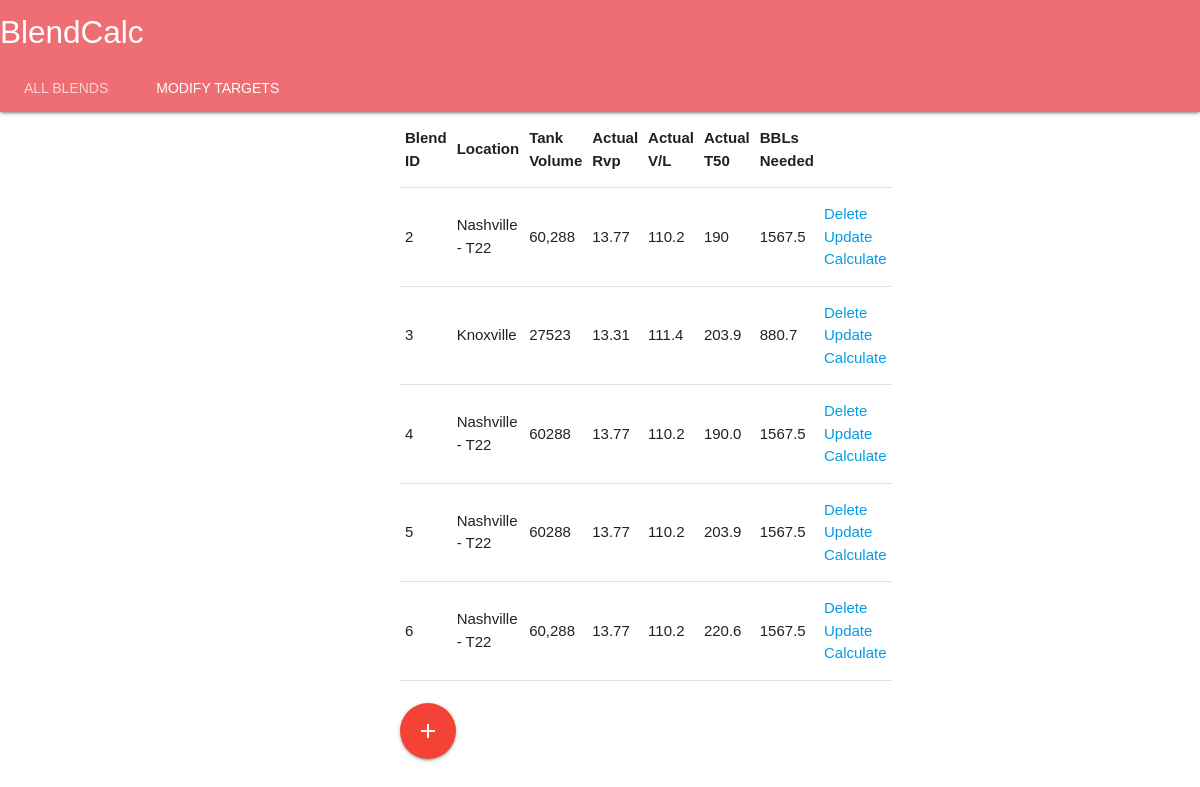
Before: / with the older database file.
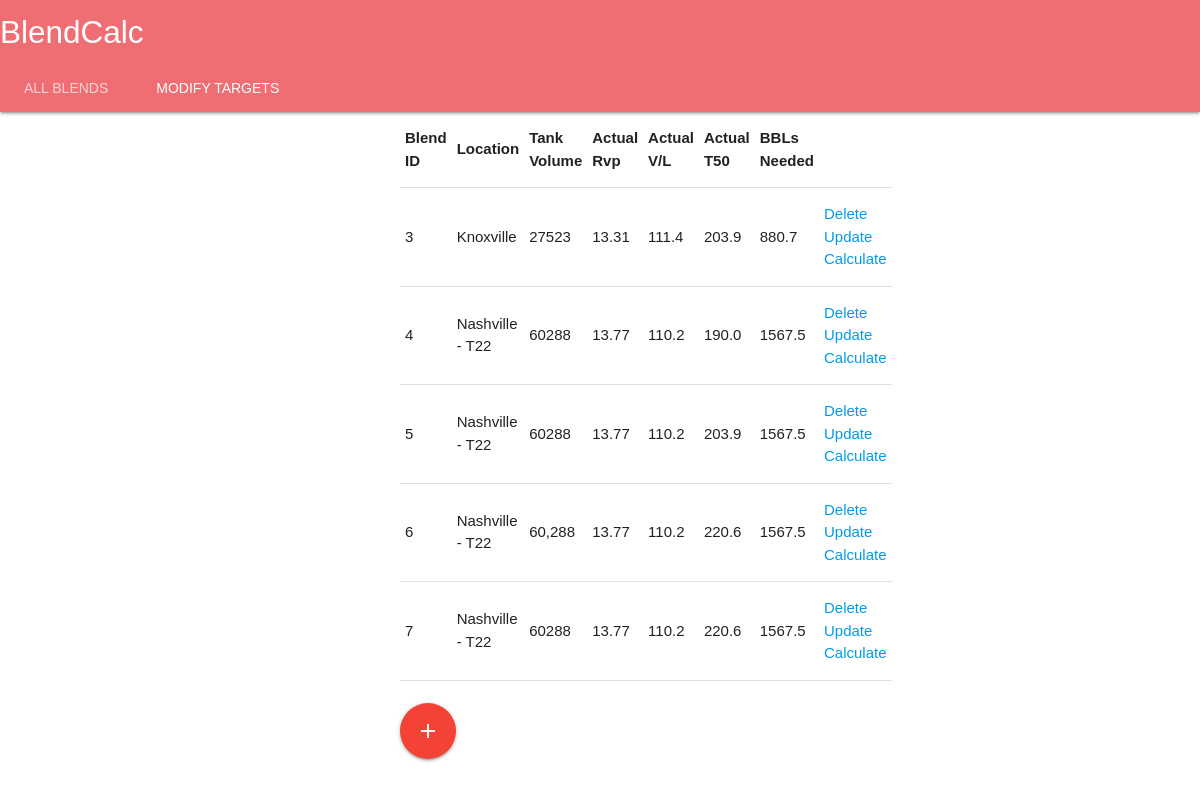
After: the same page with the newer database file.
### app.py (models this page shows, shortened)
class Blend(db.Model):
    id = db.Column(db.Integer, primary_key=True)
    location = db.Column(db.String(200), nullable=False)
    tankvolume = db.Column(db.String(200), default=0)
    actualrvp = db.Column(db.String(200), nullable=False)
    actualvl = db.Column(db.String(200), nullable=False)
    actualt50 = db.Column(db.String(200))
    finalcalc = db.Column(db.String(200))
    blenddate = db.Column(db.DateTime)
    targetrvp = db.Column(db.String(200))

### app.py (the view)
@app.route('/')
def index():
    blends = Blend.query.order_by(Blend.id).all()
    return render_template("index.html", blends=blends)

### templates/index.html (shortened to what this page needs)
{% extends "base.html" %}
{% block body %}
    <div class="content">
        {% if blends|length < 1 %}
        {% else %}
            <table class="highlight">
                <thead>
                <tr>
                    <th>Blend ID</th>
                    <th>Location</th>
                    <th>Tank Volume</th>
                    <th>Actual Rvp</th>
                    <th>Actual V/L</th>
                    <th>Actual T50</th>
                    <th>BBLs Needed</th>
                </tr>
                </thead>
                {% for bl in blends %}
                    <tbody>
                    <tr>
                        <td>{{ bl.id }}</td>
                        <td> {{ bl.location }} </td>
                        <td> {{ bl.tankvolume }} </td>
                        <td> {{ bl.actualrvp }} </td>
                        <td> {{ bl.actualvl }} </td>
                        <td> {{ bl.actualt50 }} </td>
                        <td> {{ bl.finalcalc }} </td>
                        <td>
                            <a href="/delete/{{ bl.id }}">Delete</a>
                            <br>
                            <a href="/update/{{ bl.id }}">Update</a>
                            <br>
                            <a href="/autocalc/{{ bl.id }}">Calculate</a>
                        </td>
                    </tr>
                    </tbody>
                {% endfor %}
            </table>
        {% endif %}
        <br>
        <a href="/newblend/" class="btn-floating btn-large waves-effect waves-light red"><i
                class="material-icons">add</i></a>
    </div>
{% endblock %}

### templates/base.html (shortened to what this page needs)
<!DOCTYPE html>
<html lang="en">
<head>
    <link rel="stylesheet" href="{{ url_for('static', filename='css/main.css') }}">
    <link rel="stylesheet" href="https://cdnjs.cloudflare.com/ajax/libs/materialize/1.0.0/css/materialize.min.css">
    <nav class="nav-extended">
        <div class="nav-wrapper">
            <a href="#" class="brand-logo">BlendCalc</a>
        </div>
        <div class="nav-content">
            <ul class="tabs tabs-transparent">
                <li class="tab"><a href="/">All Blends</a></li>
                <li class="tab"><a class="active" href="/update_targets">Modify Targets</a></li>
            </ul>
        </div>
    </nav>
</head>
<body>
{% block body %}
{% endblock %}
</body>
</html>

### static/CSS/main.css (style rules this page uses)
body, html { margin: 0; font-family: sans-serif; }
.content { margin: 0 auto; width: 400px; }
table, td, th { border: 1px solid #aaa; }
table { border-collapse: collapse; width: 100%; }
th { height: 30px; }
td { text-align: center; padding: 5px; }

Changed rows visible on the page:
removed Blend: id "2", location "Nashville - T22", tankvolume "60,288", actualrvp "13.77", actualvl "110.2", actualt50 "190", finalcalc "1567.5"
added Blend: id "7", location "Nashville - T22", tankvolume "60288", actualrvp "13.77", actualvl "110.2", actualt50 "220.6", finalcalc "1567.5"
